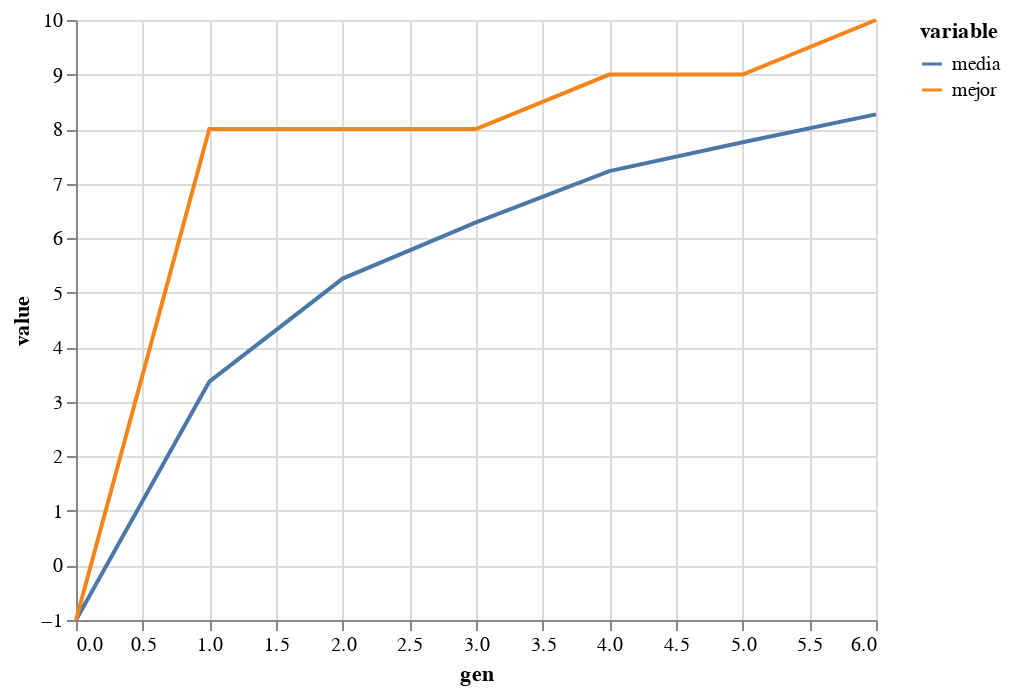

The code cell stored with this chart in its notebook:
### Markdown cell above
## El _breeding pipeline_
El proceso lineal por el cual se selecciona un subconjunto de individuos y se generan nuevas soluciones a partir de ellos, aplicando los operadores de variación se conoce como _breeding pipeline_. Este proceso lineal determina el comportamiento del algoritmo evolutivo, por lo que es clave pensar en su diseño a la hora de enfrentarnos a un problema de optimización.

![Ejemplo de Breeding Pipeline](https://www.researchgate.net/profile/Raul_Lara-Cabrera/publication/233732668/figure/fig3/AS:300012874551301@1448540051675/Genetic-algorithms-breeding-pipeline.png)

Por ejemplo, el pipeline anterior define que los dos padres que necesita el operador de cruce se elegirán mediante una selección por torneo. Una vez se realiza el cruce, los individuos cruzados se someten a un proceso de mutación y se añaden al _pool_ de candidatos a sobrevivir hasta la siguiente generación.



---

**Problema 2.1** Implementa un algoritmo evolutivo con operadores parametrizables para resolver el problema de optimización _Max Ones_ que se define de la siguiente forma: el problema consiste en encontrar en array binario de tamaño $n$ con mayor número de unos. Implementa los operadores de mutación, recombinación y selección que consideres oportunos. 

---

### Code cell
import itertools
import pandas as pd
import numpy as np
import altair as alt
import statistics
from random import random, choice, sample

# Tamaño de la instancia
n = 10

# Codificación del individuo: ¿Cómo codificamos las posibles soluciones al problema?
# individuo_maxones = ([0, 1, 1, 0, 0], 2)

# Función de fitness
def fitness_maxones(cromosoma):
    # TODO: Implementar la función de fitness para resolver el problema
    return sum(cromosoma)

# Operadores
def mutacion_maxones(ind, pmg):
    for gen in range(len(ind[0])):
        if random() <= pmg:
            ind[0][gen] = (ind[0][gen] + 1) % 2

def recombinacion_maxones(ind1, ind2):
    # Seleccionar punto de corte aleatorio
    px = choice(range(len(ind1[0])))
    
    hijo1 = (ind1[0][:px] + ind2[0][px:], -1)
    hijo2 = (ind2[0][:px] + ind1[0][px:], -1)
    
    return hijo1, hijo2

def seleccion_torneo(poblacion, k=2):
    luchadores = sample(poblacion, k)
    return sorted(luchadores, key=lambda ind: ind[1], reverse=True)[0]

def seleccion_elitista(poblacion, k):
    ordenada = sorted(poblacion, key=lambda ind: ind[1], reverse=True)
    return ordenada[:k], ordenada[k:]

# def seleccion_ruleta(poblacion, k):
#     supervivientes = []
#     candidatos = list(poblacion)
    
#     for _ in range(k):
#         calidades = map(lambda ind: ind[1], candidatos)
#         calidad_total = sum(calidades)
#         calidades_relativas = map(lambda c: float(c)/calidad_total, calidades)
#         calidades_acumuladas
#         posicion
        

def simple_ea(num_gens, npob, lambda_, px, pmut, pmg, elite):
    poblacion = [([choice([0,1]) for _ in range(n)], -1) for _ in range(npob)]
    historico_fitness = []
    fitness_medio = []
    desviaciones = []
    gen = 0
    
    # Evaluar la población inicial
    for individuo in poblacion:
        # ([0, 1, 1, 0], -1)
        individuo = (individuo[0], fitness_maxones(individuo[0]))
    
    historico_fitness.append(sorted(poblacion, key=lambda ind: ind[1], reverse=True)[0][1])
    fitness_medio.append(statistics.mean([i[1] for i in poblacion]))
    desviaciones.append(statistics.stdev([i[1] for i in poblacion]))
    
    while gen <= num_gens and historico_fitness[-1] < n:
        descendientes = []
        for _ in range(lambda_):
            # Seleccion de padres
            padre1 = seleccion_torneo(poblacion)
            padre2 = seleccion_torneo(poblacion)
            # Generamos los descendientes (cruce)
            if random() <= px:
                hijo1, hijo2 = recombinacion_maxones(padre1, padre2)
            else:
                hijo1, hijo2 = padre1, padre2
            # Sometemos a mutación a los descendientes
            if random() <= pmut:
                mutacion_maxones(hijo1, pmg)
                mutacion_maxones(hijo2, pmg)
            # Evaluamos los descendientes
            hijo1 = (hijo1[0], fitness_maxones(hijo1[0]))
            hijo2 = (hijo1[0], fitness_maxones(hijo1[0]))
            # Añadimos los descendientes a nuestra subpoblación
            descendientes.append(hijo1)
            descendientes.append(hijo2)

        # Seleccionamos los supervivientes
        top, resto = seleccion_elitista(poblacion + descendientes, elite)
        poblacion = top + sample(resto, npob - elite)
        #poblacion = sample(poblacion + descendientes, npob)
        
        
        # Guardar el mejor valor de fitness de la población
        historico_fitness.append(top[0][1])
        fitness_medio.append(statistics.mean([i[1] for i in poblacion]))
        desviaciones.append(statistics.stdev([i[1] for i in poblacion]))
        mejor_ind = top[0]
        gen += 1
    
    return mejor_ind, poblacion, historico_fitness, fitness_medio, desviaciones

best, pob, hist, medio, desv = simple_ea(num_gens=1000, 
                                         npob=100, 
                                         lambda_=50, 
                                         px=1.0, 
                                         pmut=0.5, 
                                         pmg=1.0/n, 
                                         elite=50)

print('El mejor fitness es ', best[1])
print('Se han computado %d evaluaciones' % len(hist))

resultados = pd.DataFrame({'gen': range(len(hist)), 
                           'media': medio,
                           #'sd': desv,
                           'mejor': hist
                          })
resultados = resultados.melt(id_vars=['gen'])
alt.Chart(resultados).mark_line().encode(x='gen', y='value', color='variable')

### Figure 1 — Vega-Lite specification as saved in the notebook (floating-point values rounded to 4 significant figures)
{"config": {"view": {"continuousWidth": 400, "continuousHeight": 300}}, "data": {"name": "data-db571c329f93ccd70f1406680de8d08a"}, "mark": "line", "encoding": {"color": {"type": "nominal", "field": "variable"}, "x": {"type": "quantitative", "field": "gen"}, "y": {"type": "quantitative", "field": "value"}}, "$schema": "https://vega.github.io/schema/vega-lite/v4.8.1.json", "datasets": {"data-db571c329f93ccd70f1406680de8d08a": [{"gen": 0, "variable": "media", "value": -1.0}, {"gen": 1, "variable": "media", "value": 3.37}, {"gen": 2, "variable": "media", "value": 5.26}, {"gen": 3, "variable": "media", "value": 6.29}, {"gen": 4, "variable": "media", "value": 7.23}, {"gen": 5, "variable": "media", "value": 7.76}, {"gen": 6, "variable": "media", "value": 8.27}, {"gen": 0, "variable": "mejor", "value": -1.0}, {"gen": 1, "variable": "mejor", "value": 8.0}, {"gen": 2, "variable": "mejor", "value": 8.0}, {"gen": 3, "variable": "mejor", "value": 8.0}, {"gen": 4, "variable": "mejor", "value": 9.0}, {"gen": 5, "variable": "mejor", "value": 9.0}, {"gen": 6, "variable": "mejor", "value": 10.0}]}}
